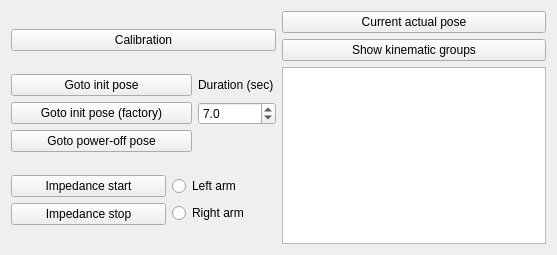
<?xml version="1.0" encoding="UTF-8"?>
<ui version="4.0">
 <class>command_widget_top</class>
 <widget class="QWidget" name="command_widget_top">
  <property name="geometry">
   <rect>
    <x>0</x>
    <y>0</y>
    <width>557</width>
    <height>255</height>
   </rect>
  </property>
  <property name="windowTitle">
   <string>Command Panel for Hironx / NEXTAGE Open</string>
  </property>
  <layout class="QGridLayout" name="gridLayout">
   <item row="0" column="0">
    <layout class="QHBoxLayout" name="horizontalLayout_2" stretch="5,5">
     <item>
      <layout class="QVBoxLayout" name="verticalLayout" stretch="1,0,1">
       <property name="spacing">
        <number>6</number>
       </property>
       <property name="sizeConstraint">
        <enum>QLayout::SetMinimumSize</enum>
       </property>
       <property name="topMargin">
        <number>1</number>
       </property>
       <property name="bottomMargin">
        <number>1</number>
       </property>
       <item>
        <widget class="QPushButton" name="pushButton_checkEncoders">
         <property name="toolTip">
          <string>&lt;html&gt;&lt;head/&gt;&lt;body&gt;&lt;p&gt;HIRONX.checkEncoders&lt;/p&gt;&lt;/body&gt;&lt;/html&gt;</string>
         </property>
         <property name="text">
          <string>Calibration</string>
         </property>
        </widget>
       </item>
       <item>
        <layout class="QGridLayout" name="gridLayout_2" rowstretch="0" columnstretch="7,3">
         <item row="0" column="0">
          <layout class="QVBoxLayout" name="verticalLayout_4">
           <item>
            <widget class="QPushButton" name="pushButton_goInitial">
             <property name="toolTip">
              <string>&lt;html&gt;&lt;head/&gt;&lt;body&gt;&lt;p&gt;HIRONX.goInitial&lt;/p&gt;&lt;/body&gt;&lt;/html&gt;</string>
             </property>
             <property name="text">
              <string>Goto init pose</string>
             </property>
            </widget>
           </item>
           <item>
            <widget class="QPushButton" name="pushButton_goInitial_factoryval">
             <property name="toolTip">
              <string>&lt;html&gt;&lt;head/&gt;&lt;body&gt;&lt;p&gt;HIRONX.goInitial(init_pose_type=&lt;span style=&quot; font-family:'Courier New,courier';&quot;&gt;_InitialPose_Factory)&lt;/span&gt;&lt;/p&gt;&lt;/body&gt;&lt;/html&gt;</string>
             </property>
             <property name="text">
              <string>Goto init pose (factory)</string>
             </property>
            </widget>
           </item>
           <item>
            <widget class="QPushButton" name="pushButton_goOffPose">
             <property name="toolTip">
              <string>&lt;html&gt;&lt;head/&gt;&lt;body&gt;&lt;p&gt;goOffPose&lt;/p&gt;&lt;/body&gt;&lt;/html&gt;</string>
             </property>
             <property name="text">
              <string>Goto power-off pose</string>
             </property>
            </widget>
           </item>
          </layout>
         </item>
         <item row="0" column="1">
          <layout class="QVBoxLayout" name="verticalLayout_5">
           <item>
            <widget class="QLabel" name="label_duration">
             <property name="text">
              <string>Duration (sec)</string>
             </property>
            </widget>
           </item>
           <item>
            <widget class="QDoubleSpinBox" name="doubleSpinBox_duration">
             <property name="toolTip">
              <string>Set the time (second) to complete the operation.</string>
             </property>
             <property name="decimals">
              <number>1</number>
             </property>
             <property name="minimum">
              <double>2.000000000000000</double>
             </property>
             <property name="value">
              <double>7.000000000000000</double>
             </property>
            </widget>
           </item>
           <item>
            <widget class="QLabel" name="label_spacer_1">
             <property name="text">
              <string/>
             </property>
            </widget>
           </item>
          </layout>
         </item>
        </layout>
       </item>
       <item>
        <layout class="QGridLayout" name="gridLayout_impedance" rowstretch="0" columnstretch="6,4">
         <item row="0" column="0">
          <layout class="QVBoxLayout" name="verticalLayout_3">
           <item>
            <widget class="QPushButton" name="pushButton_startImpedance">
             <property name="toolTip">
              <string>&lt;html&gt;&lt;head/&gt;&lt;body&gt;&lt;p&gt;startImpedance&lt;/p&gt;&lt;/body&gt;&lt;/html&gt;</string>
             </property>
             <property name="text">
              <string>Impedance start</string>
             </property>
            </widget>
           </item>
           <item>
            <widget class="QPushButton" name="pushButton_stopImpedance">
             <property name="toolTip">
              <string>&lt;html&gt;&lt;head/&gt;&lt;body&gt;&lt;p&gt;stopImpedance&lt;/p&gt;&lt;/body&gt;&lt;/html&gt;</string>
             </property>
             <property name="text">
              <string>Impedance stop</string>
             </property>
            </widget>
           </item>
          </layout>
         </item>
         <item row="0" column="1">
          <layout class="QVBoxLayout" name="verticalLayout_6">
           <item>
            <widget class="QRadioButton" name="radioButton_impedance_left">
             <property name="text">
              <string>Left arm</string>
             </property>
            </widget>
           </item>
           <item>
            <widget class="QRadioButton" name="radioButton_impedance_right">
             <property name="text">
              <string>Right arm</string>
             </property>
            </widget>
           </item>
          </layout>
         </item>
        </layout>
       </item>
      </layout>
     </item>
     <item>
      <layout class="QVBoxLayout" name="verticalLayout_2">
       <item>
        <widget class="QPushButton" name="pushButton_actualPose">
         <property name="toolTip">
          <string>&lt;html&gt;&lt;head/&gt;&lt;body&gt;&lt;p&gt;actualPose&lt;/p&gt;&lt;/body&gt;&lt;/html&gt;</string>
         </property>
         <property name="text">
          <string>Current actual pose</string>
         </property>
        </widget>
       </item>
       <item>
        <widget class="QPushButton" name="pushButton_groups">
         <property name="toolTip">
          <string>&lt;html&gt;&lt;head/&gt;&lt;body&gt;&lt;p&gt;Groups&lt;/p&gt;&lt;/body&gt;&lt;/html&gt;</string>
         </property>
         <property name="text">
          <string>Show kinematic groups</string>
         </property>
        </widget>
       </item>
       <item>
        <widget class="QListView" name="listView_output">
         <property name="toolTip">
          <string>&lt;html&gt;&lt;head/&gt;&lt;body&gt;&lt;p&gt;(Commands and their output are to be printed here)&lt;/p&gt;&lt;/body&gt;&lt;/html&gt;</string>
         </property>
        </widget>
       </item>
      </layout>
     </item>
    </layout>
   </item>
  </layout>
 </widget>
 <resources/>
 <connections/>
</ui>
